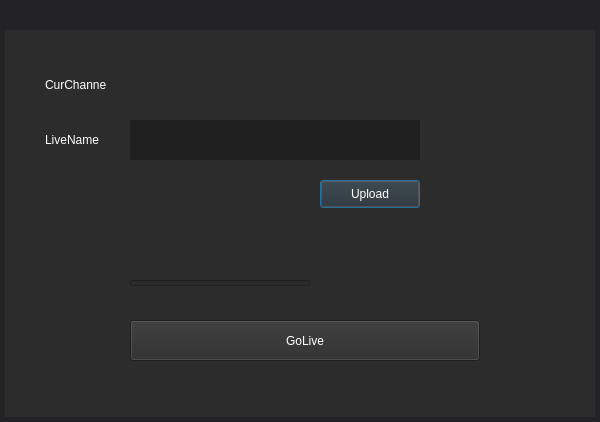
<?xml version="1.0" encoding="UTF-8"?>
<ui version="4.0">
 <class>CreateLiveUI</class>
 <widget class="QDialog" name="CreateLiveUI">
  <property name="geometry">
   <rect>
    <x>0</x>
    <y>0</y>
    <width>600</width>
    <height>422</height>
   </rect>
  </property>
  <property name="windowTitle">
   <string>ButelLive</string>
  </property>
  <property name="styleSheet">
   <string notr="true">background-color: rgba(35, 35, 37,255);
border-image: url(:/images/xxx_bg.png);</string>
  </property>
  <layout class="QGridLayout" name="gridLayout">
   <property name="leftMargin">
    <number>5</number>
   </property>
   <property name="topMargin">
    <number>0</number>
   </property>
   <property name="rightMargin">
    <number>5</number>
   </property>
   <property name="bottomMargin">
    <number>5</number>
   </property>
   <property name="verticalSpacing">
    <number>0</number>
   </property>
   <item row="0" column="0">
    <widget class="TitleBar" name="m_pTitleLbl" native="true">
     <property name="sizePolicy">
      <sizepolicy hsizetype="Preferred" vsizetype="Maximum">
       <horstretch>0</horstretch>
       <verstretch>0</verstretch>
      </sizepolicy>
     </property>
     <property name="minimumSize">
      <size>
       <width>0</width>
       <height>30</height>
      </size>
     </property>
     <property name="maximumSize">
      <size>
       <width>16777215</width>
       <height>30</height>
      </size>
     </property>
    </widget>
   </item>
   <item row="1" column="0">
    <widget class="QWidget" name="widget" native="true">
     <property name="styleSheet">
      <string notr="true">background-color: rgb(44, 44, 44);</string>
     </property>
     <widget class="QLabel" name="label">
      <property name="geometry">
       <rect>
        <x>40</x>
        <y>35</y>
        <width>61</width>
        <height>40</height>
       </rect>
      </property>
      <property name="styleSheet">
       <string notr="true">color: rgb(255, 255, 255);</string>
      </property>
      <property name="text">
       <string>CurChannel</string>
      </property>
     </widget>
     <widget class="QLabel" name="label_2">
      <property name="geometry">
       <rect>
        <x>40</x>
        <y>90</y>
        <width>61</width>
        <height>40</height>
       </rect>
      </property>
      <property name="styleSheet">
       <string notr="true">color: rgb(255, 255, 255);</string>
      </property>
      <property name="text">
       <string>LiveName</string>
      </property>
     </widget>
     <widget class="QLineEdit" name="m_pLdtProgramName">
      <property name="geometry">
       <rect>
        <x>125</x>
        <y>90</y>
        <width>290</width>
        <height>40</height>
       </rect>
      </property>
      <property name="styleSheet">
       <string notr="true">background-color: rgb(31, 31, 32);
color: rgb(255, 255, 255);
border:0px;</string>
      </property>
      <property name="text">
       <string/>
      </property>
     </widget>
     <widget class="QLabel" name="m_pLbCurChannel">
      <property name="geometry">
       <rect>
        <x>125</x>
        <y>35</y>
        <width>290</width>
        <height>40</height>
       </rect>
      </property>
      <property name="styleSheet">
       <string notr="true">color: rgb(255, 255, 255);</string>
      </property>
      <property name="text">
       <string/>
      </property>
     </widget>
     <widget class="QLabel" name="m_pLbPicture">
      <property name="geometry">
       <rect>
        <x>125</x>
        <y>150</y>
        <width>180</width>
        <height>100</height>
       </rect>
      </property>
      <property name="styleSheet">
       <string notr="true"/>
      </property>
      <property name="text">
       <string/>
      </property>
     </widget>
     <widget class="QPushButton" name="m_pBtnUpload">
      <property name="geometry">
       <rect>
        <x>315</x>
        <y>150</y>
        <width>100</width>
        <height>28</height>
       </rect>
      </property>
      <property name="styleSheet">
       <string notr="true">border-image: url(:/images/btn_upload_bg.png);
color: rgb(255, 255, 255);</string>
      </property>
      <property name="text">
       <string>Upload</string>
      </property>
     </widget>
     <widget class="QPushButton" name="m_pBtnGoLive">
      <property name="geometry">
       <rect>
        <x>125</x>
        <y>290</y>
        <width>350</width>
        <height>41</height>
       </rect>
      </property>
      <property name="styleSheet">
       <string notr="true">border-image: url(:/images/btn_golive_bg.png);
color: rgb(255, 255, 255);</string>
      </property>
      <property name="text">
       <string>GoLive</string>
      </property>
     </widget>
     <widget class="QProgressBar" name="m_pProgressBar">
      <property name="geometry">
       <rect>
        <x>125</x>
        <y>250</y>
        <width>180</width>
        <height>6</height>
       </rect>
      </property>
      <property name="minimumSize">
       <size>
        <width>0</width>
        <height>6</height>
       </size>
      </property>
      <property name="maximumSize">
       <size>
        <width>16777215</width>
        <height>6</height>
       </size>
      </property>
      <property name="styleSheet">
       <string notr="true">border:none;
background:#dddfe5;
border-radius:3px;
text-align:center;
}
QProgressBar::chunk {
background-color:#1eb5dc;
border-radius:3px;</string>
      </property>
      <property name="value">
       <number>0</number>
      </property>
      <property name="textVisible">
       <bool>false</bool>
      </property>
     </widget>
    </widget>
   </item>
  </layout>
 </widget>
 <customwidgets>
  <customwidget>
   <class>TitleBar</class>
   <extends>QWidget</extends>
   <header location="global">titlebar.h</header>
   <container>1</container>
  </customwidget>
 </customwidgets>
 <resources/>
 <connections/>
</ui>
